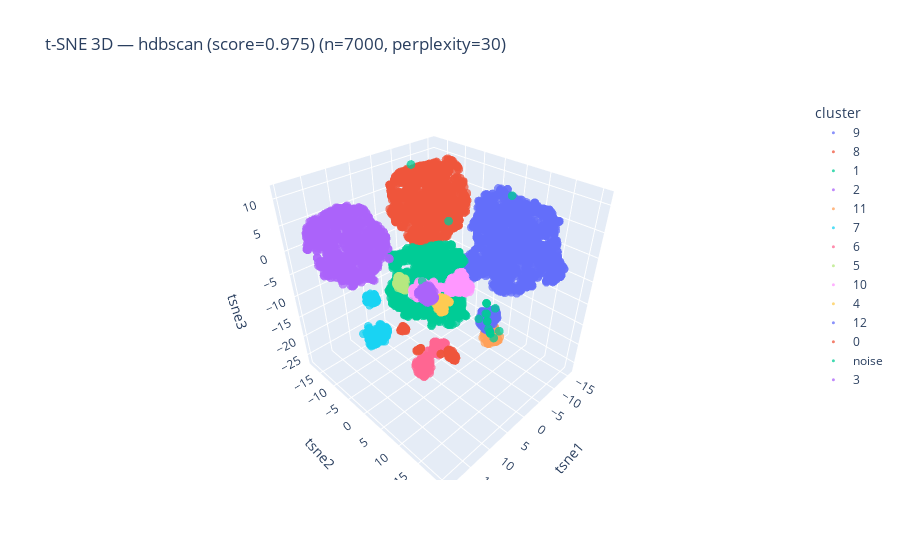

Notebook code for this chart:
### Code cell
best_labels = artifacts["best_labels"]
plot_tsne_3d(
    artifacts["embedding"],
    best_labels,
    title=f"t-SNE 3D — {artifacts['best_model_name']} (score={artifacts['best']['score']:.3f})",
    tsne_cfg=TSNEConfig(perplexity=30),
    hover_df=proc_new_df_5k,
)
